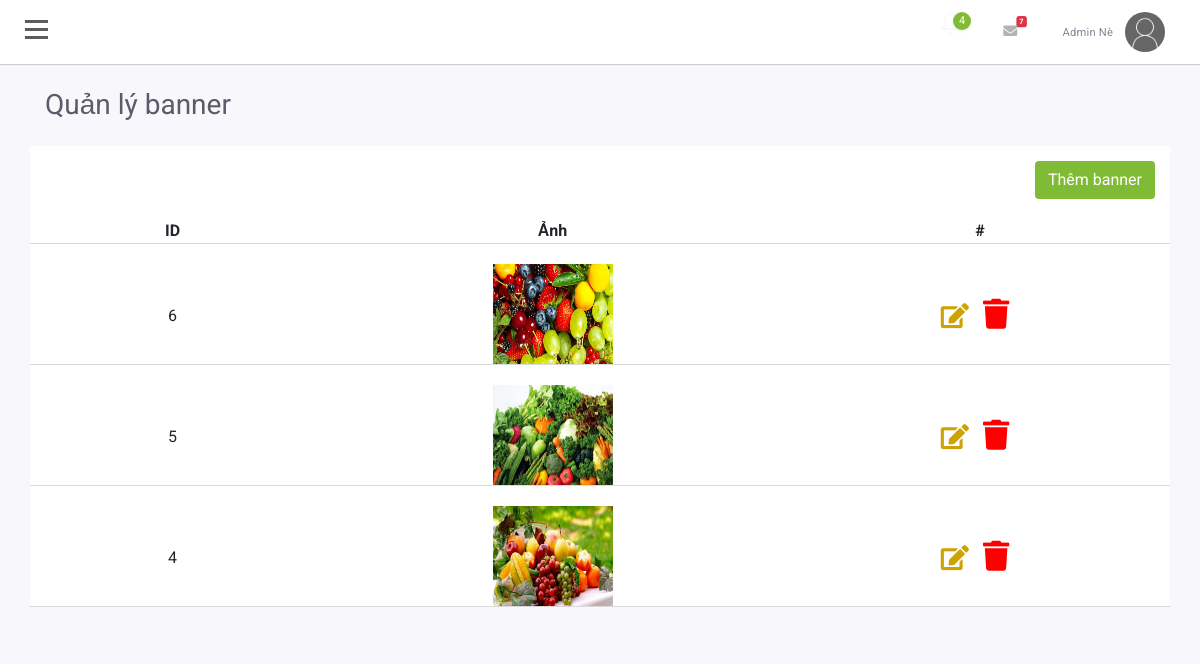
The app's page /Admin/index.php?mod=banner (signed in) with its own data.
### tables this page shows
CREATE TABLE `banner` (
  `id` int(11) NOT NULL,
  `image` varchar(50) NOT NULL
);

### Admin/MVC/Models/Connection.php (called while the page is built, shortened)
<?php
    class Connection{
        function __construct()
        {
            $severname ="localhost";
            $username ="root";
            $password ="";
            $db_name ="shopraucu";
            $this->conn = new mysqli($severname,$username,$password,$db_name);
        }
    }
?>

### Admin/MVC/Models/model.php (called while the page is built, shortened)
<?php
require_once("Connection.php");
class Model
{
    var $table;
    var $contens;
    function __construct()
    {
        $conn_obj = new Connection();
        $this->conn = $conn_obj->conn;
    }
    function All()
    {
        $query = "SELECT * from $this->table ORDER BY $this->contens DESC ";
        require("result.php");
        return $data;
    }
}

### Admin/MVC/Models/result.php (called while the page is built)
<?php
$result = $this->conn->query($query);
$data = array();
while ($row = $result->fetch_assoc()) {
    $data[] = $row;
}
?>

### Admin/MVC/Views/banner/list.php (the view)
<div class="container">
                            <div class="row">
                                <div class="col-md-12 mt-lg-4 mt-4">
                                    <div class="d-sm-flex align-items-center justify-content-between mb-4">
                                        <h1 class="h3 mb-0 text-gray-800">Quản lý banner</h1>
                                    </div>
                                </div>
                            </div>
                        </div>
                        <div class="container"  style="background-color: #fff;">
                            <div class="row">
                                <div class="col-md-12">
                                    <button class="btn" style="margin-top:15px;float: right" data-toggle="modal" data-target="#addBN">Thêm banner</button>
                                </div>
                            </div>
                            <div class="row row1">
                                <div class="col-md-3">
                                    <b>ID</b>
                                </div>
                                <div class="col-md-5">
                                    <b>Ảnh</b>
                                </div>
                                <div class="col-md-4">
                                    <b>#</b>
                                </div>
                            </div>
                            <?php foreach($data as $row) : ?>
                                <div class="row row2">
                                    <div class="col-md-3">
                                        <p class="cap_gh"><?= $row['id'] ?></p>
                                    </div>
                                    <div class="col-md-5">
                                        <img src="../public/images/<?= $row['image'] ?>" alt="" id="anh_gh">
                                    </div>
                                    <div class="col-md-4">
                                        <a href="?mod=banner&xuly=edit&id=<?= $row['id'] ?>"><i class="fa fa-edit" id="icon1"></i></a>
                                        <a  href="?mod=banner&xuly=delete&id=<?= $row['id'] ?>" onclick="return confirm('Bạn có chắc chắn không?');"><i class="fa fa-trash" id="icon2" ></i></a>
                                    </div>
                                </div>
                            <?php endforeach; ?>
                        </div>
                        <div class="container-fluid" style="background-color: #f7f7fc;height: 30px" ></div>

### Admin/public/js/admin.css (style rules this page uses)
body { position: relative; overflow-x:hidden; background: #f7f7fc; font-family: 'Roboto', sans-serif; }
body, html { height: 100%; }
.text-gray-800 { color: #5a5c69!important; font-size: 1.75rem; font-weight: 400; line-height: 1.2; }
a { margin-right: 10px; }
a { color: #fff; }
.row1,.row2 { margin-top: 20px; text-align: center; border-bottom: 1px solid #d9d9d9; }
#anh_gh { width: 120px; height: 100px; }
.cap_gh { padding-top: 40px; text-align: center; }
#icon1 { font-size: 25px; padding-top: 35px; color: #cca300; }
#icon2 { font-size: 30px; padding-top: 35px; color: red; }
.btn { text-decoration: none; color: #fff; background-color: #80bb35; }

### records on screen
banner: id "6", image (picture)
banner: id "5", image (picture)
banner: id "4", image (picture)

### other values on screen
$_SESSION['login']['Ho'] "Admin"
$_SESSION['login']['Ten'] "Nè"
